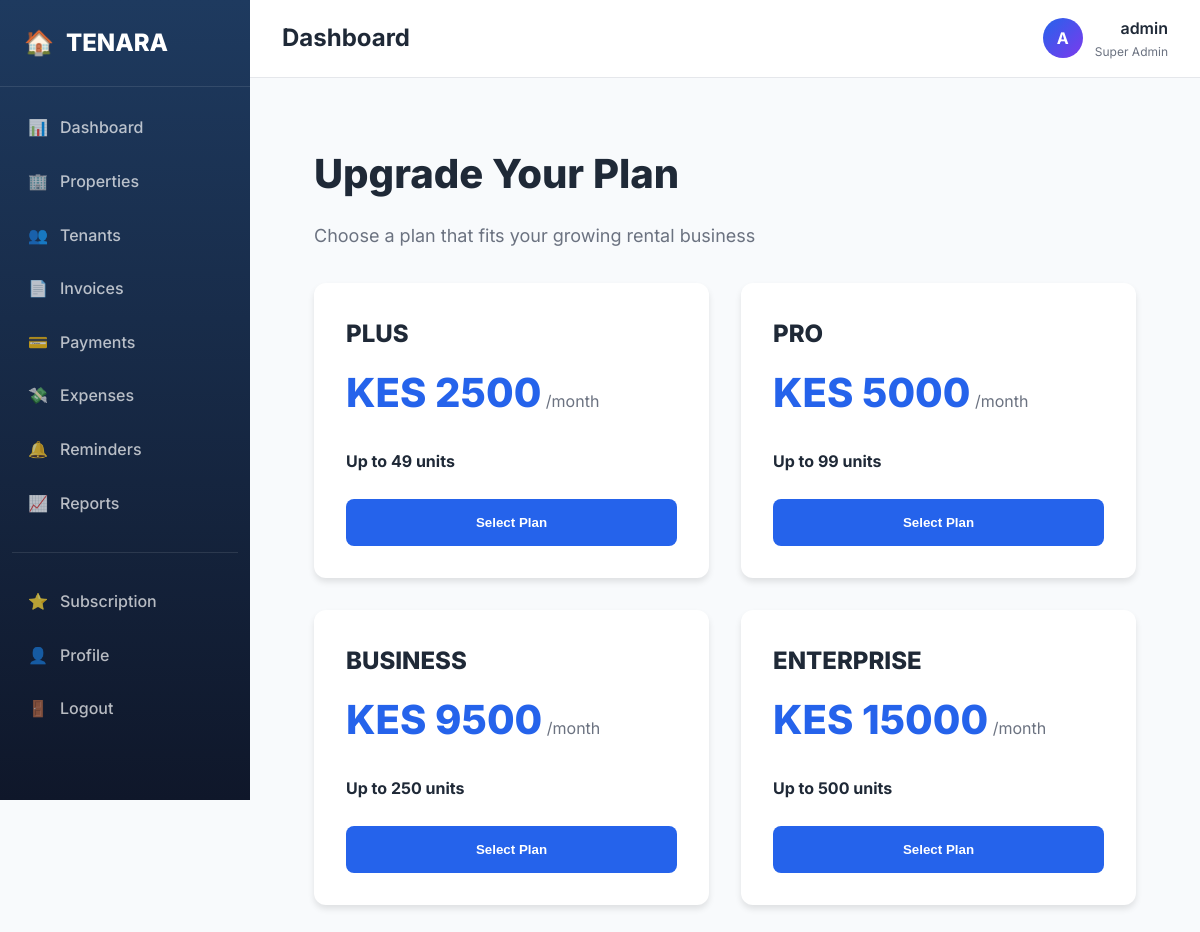
The page /subscriptions/upgrade/ (signed in) on the database its author committed.
### accounts/models.py (models this page shows, shortened)
class User(AbstractUser):
    ROLE_CHOICES = [
        ('superadmin', 'Super Admin'),
        ('landlord', 'Landlord'),
        ('tenant', 'Tenant'),
    ]
    role = models.CharField(max_length=20, choices=ROLE_CHOICES, default='landlord')
    phone_number = models.CharField(max_length=15, blank=True)
    is_active_account = models.BooleanField(default=True, help_text='Account can be suspended by super admin')
    class Meta:
        db_table = 'users'
        verbose_name = 'User'
        verbose_name_plural = 'Users'
    @property
    def is_landlord(self):
        return self.role == 'landlord' and not self.is_superuser

### subscriptions/models.py (models this page shows, shortened)
class SubscriptionPlan(models.Model):
    PLAN_CHOICES = [
        ('PLUS', 'PLUS'),
        ('PRO', 'PRO'),
        ('BUSINESS', 'BUSINESS'),
        ('ENTERPRISE', 'ENTERPRISE'),
    ]
    name = models.CharField(max_length=20, choices=PLAN_CHOICES, unique=True)
    max_units = models.IntegerField(help_text='Maximum number of units allowed')
    monthly_price = models.DecimalField(max_digits=10, decimal_places=2)
    features = models.JSONField(default=dict, help_text='Plan features in JSON format')
    is_active = models.BooleanField(default=True)
    created_at = models.DateTimeField(auto_now_add=True)
    updated_at = models.DateTimeField(auto_now=True)
    class Meta:
        db_table = 'subscription_plans'
        ordering = ['monthly_price']
        verbose_name = 'Subscription Plan'
        verbose_name_plural = 'Subscription Plans'

### subscriptions/views.py (the view)
# urls.py: path('upgrade/', views.UpgradeSubscriptionView.as_view(), name='upgrade'),
class UpgradeSubscriptionView(LoginRequiredMixin, View):
    def get(self, request):
        plans = SubscriptionPlan.objects.filter(is_active=True)
        return render(request, 'subscriptions/upgrade.html', {'plans': plans})

### core/context_processors.py (called while the page is built, shortened)
def subscription_context(request):
    context = {
        'subscription': None,
        'subscription_status': None,
        'is_trial': False,
        'days_remaining': 0,
        'units_used': 0,
        'units_limit': 0,
        'business_name': '',
    }
    if not request.user.is_authenticated:
        return context
    if not hasattr(request.user, 'is_landlord') or not request.user.is_landlord:
        return context

### templates/subscriptions/upgrade.html (shortened to what this page needs)
{% extends 'base.html' %}
{% block content %}
<div style="padding: 2rem; max-width: 1200px; margin: 0 auto;">
    <h1 style="font-size: 2.5rem; font-weight: 800; margin-bottom: 1rem;">Upgrade Your Plan</h1>
    <p style="color: #6b7280; font-size: 1.125rem; margin-bottom: 2rem;">Choose a plan that fits your growing rental business</p>
    <div style="display: grid; grid-template-columns: repeat(auto-fit, minmax(280px, 1fr)); gap: 2rem;">
        {% for plan in plans %}
        <div style="background: white; padding: 2rem; border-radius: 12px; box-shadow: 0 4px 6px rgba(0,0,0,0.1); {% if subscription and subscription.plan.pk == plan.pk %}border: 2px solid #2563eb;{% endif %}">
            <h3 style="font-size: 1.5rem; font-weight: 800; margin-bottom: 0.5rem;">{{ plan.name }}</h3>
            <div style="margin-bottom: 1.5rem;">
                <span style="font-size: 2.5rem; font-weight: 800; color: #2563eb;">KES {{ plan.monthly_price|floatformat:0 }}</span>
                <span style="color: #6b7280;">/month</span>
            </div>
            <div style="margin-bottom: 1.5rem;">
                <div style="font-weight: 700;">Up to {{ plan.max_units }} units</div>
            </div>
            {% if subscription and subscription.plan.pk == plan.pk %}
            <button style="width: 100%; padding: 1rem; background: #e5e7eb; color: #6b7280; border: none; border-radius: 8px; font-weight: 600; cursor: not-allowed;" disabled>
                Current Plan
            </button>
            {% else %}
            <button onclick="alert('Payment integration coming soon!')" style="width: 100%; padding: 1rem; background: #2563eb; color: white; border: none; border-radius: 8px; font-weight: 600; cursor: pointer;">
                Select Plan
            </button>
            {% endif %}
        </div>
        {% endfor %}
    </div>
</div>
{% endblock %}

### templates/base.html (shortened to what this page needs)
<!DOCTYPE html>
<html lang="en">
<head>
</head>
<body>
    <div class="app-layout">
        <aside class="sidebar" id="sidebar">
            <div class="sidebar-logo">
                <a href="{% url 'dashboard' %}">
                    <span style="font-size: 1.5rem;">🏠</span>
                    <h1>TENARA</h1>
                </a>
            </div>
            <ul class="sidebar-nav">
                {% if user.is_authenticated %}
                {% if user.is_superuser or user.is_landlord %}
                <li><a href="{% url 'dashboard' %}" class="{% if request.path == '/dashboard/' %}active{% endif %}"><span class="nav-icon">📊</span> Dashboard</a></li>
                <li><a href="{% url 'property_list' %}" class="{% if 'properties' in request.path %}active{% endif %}"><span class="nav-icon">🏢</span> Properties</a></li>
                <li><a href="{% url 'tenants:list' %}" class="{% if 'tenants' in request.path and 'portal' not in request.path %}active{% endif %}"><span class="nav-icon"> 👥</span> Tenants</a></li>
                <li><a href="{% url 'invoicing:list' %}" class="{% if 'invoices' in request.path %}active{% endif %}"><span class="nav-icon">📄</span> Invoices</a></li>
                <li><a href="{% url 'payments:payment_list' %}" class="{% if 'payments' in request.path %}active{% endif %}"><span class="nav-icon">💳</span> Payments</a></li>
                <li><a href="{% url 'expenses:list' %}" class="{% if 'expenses' in request.path %}active{% endif %}"><span class="nav-icon">💸</span> Expenses</a></li>
                <li><a href="{% url 'reminders:list' %}" class="{% if 'reminders' in request.path %}active{% endif %}"><span class="nav-icon">🔔</span> Reminders</a></li>
                <li><a href="{% url 'reports:dashboard' %}" class="{% if 'reports' in request.path %}active{% endif %}"><span class="nav-icon">📈</span> Reports</a></li>
                <div class="sidebar-section">
                    <li><a href="{% url 'subscriptions:plans' %}"><span class="nav-icon">⭐</span> Subscription</a></li>
                    <li><a href="{% url 'accounts:profile' %}"><span class="nav-icon">👤</span> Profile</a></li>
                    <li><a href="{% url 'accounts:logout' %}"><span class="nav-icon">🚪</span> Logout</a></li>
                </div>
                {% endif %}
                {% endif %}
            </ul>
        </aside>
        <main class="main-content">
            <header class="topbar">
                <h1>{% block page_title %}Dashboard{% endblock %}</h1>
                <div class="topbar-user">
                    <div class="topbar-avatar">{{ user.username|first|upper }}</div>
                    <div class="topbar-info">
                        <div class="topbar-name">{{ user.get_full_name|default:user.username }}</div>
                        <div class="topbar-role">{% if user.is_superuser %}Super Admin{% elif user.is_landlord %}Landlord{% elif user.is_tenant %}Tenant{% endif %}</div>
                    </div>
                </div>
            </header>
            <div class="page-content">
                {% block content %}{% endblock %}
            </div>
        </main>
    </div>
</body>
</html>

### templates/base.html (style rules this page uses)
* { margin: 0; padding: 0; box-sizing: border-box; }
body { font-family: 'Inter', -apple-system, BlinkMacSystemFont, sans-serif; background: #f8fafc; color: #1f2937; line-height: 1.6; }
.app-layout { display: flex; min-height: 100vh; }
.sidebar { width: 250px; background: linear-gradient(180deg, #1e3a5f 0%, #0f172a 100%); color: white; padding: 1.5rem 0; position: fixed; height: 100vh; overflow-y: auto; z-index: 100; }
.sidebar-logo { padding: 0 1.5rem 1.5rem; border-bottom: 1px solid rgba(255,255,255,0.1); margin-bottom: 1rem; }
.sidebar-logo a { display: flex; align-items: center; gap: 0.75rem; text-decoration: none; color: white; }
.sidebar-logo h1 { font-size: 1.5rem; font-weight: 800; }
.sidebar-nav { list-style: none; padding: 0 0.75rem; }
.sidebar-nav li { margin-bottom: 0.25rem; }
.sidebar-nav a { display: flex; align-items: center; gap: 0.75rem; padding: 0.75rem 1rem; color: rgba(255,255,255,0.7); text-decoration: none; border-radius: 8px; transition: all 0.2s; font-weight: 500; }
.sidebar-nav .nav-icon { width: 20px; text-align: center; }
.sidebar-section { margin-top: 1.5rem; padding-top: 1.5rem; border-top: 1px solid rgba(255,255,255,0.1); }
.main-content { flex: 1; margin-left: 250px; min-height: 100vh; }
.topbar { background: white; padding: 1rem 2rem; display: flex; justify-content: space-between; align-items: center; border-bottom: 1px solid #e5e7eb; position: sticky; top: 0; z-index: 50; }
.topbar h1 { font-size: 1.5rem; font-weight: 700; color: #1f2937; }
.topbar-user { display: flex; align-items: center; gap: 0.75rem; }
.topbar-avatar { width: 40px; height: 40px; background: linear-gradient(135deg, #2563eb, #7c3aed); border-radius: 50%; display: flex; align-items: center; justify-content: center; color: white; font-weight: 700; }
.topbar-info { text-align: right; }
.topbar-name { font-weight: 600; color: #1f2937; }
.topbar-role { font-size: 0.75rem; color: #6b7280; }
.page-content { padding: 2rem; }

### rows shown on the page
User: username|first "A", get_full_name "admin"
SubscriptionPlan: name "PLUS", monthly_price "2500", max_units "49"
SubscriptionPlan: name "PRO", monthly_price "5000", max_units "99"
SubscriptionPlan: name "BUSINESS", monthly_price "9500", max_units "250"
SubscriptionPlan: name "ENTERPRISE", monthly_price "15000", max_units "500"
